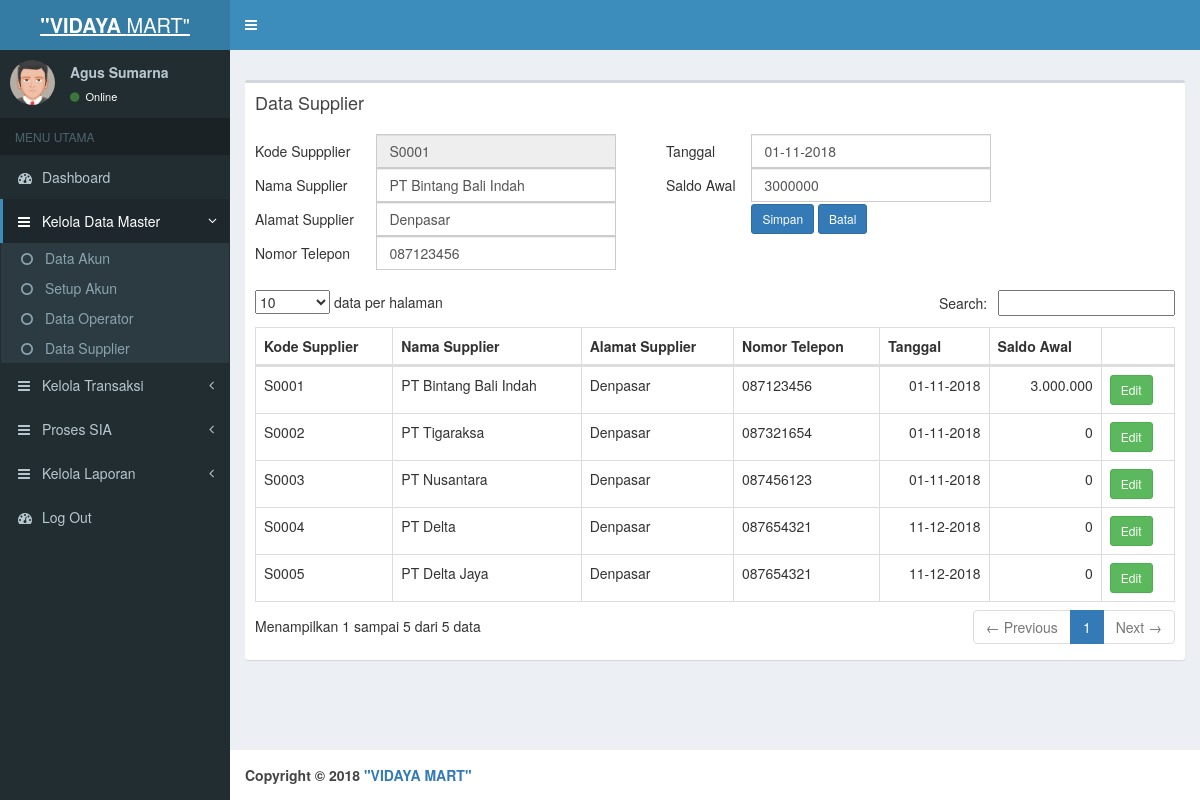
The app's page /index.php?page=data_supplier&id=32 (signed in) with its own data.
### tables this page shows
CREATE TABLE `tabel_supplier` (
  `id_supplier` int(11) NOT NULL AUTO_INCREMENT,
  `kode_supplier` varchar(5) DEFAULT NULL,
  `nama_supplier` varchar(200) DEFAULT NULL,
  `alamat_supplier` text,
  `telepon_supplier` varchar(15) DEFAULT NULL,
  `tanggal` varchar(10) DEFAULT NULL,
  `saldo_awal` double DEFAULT NULL,
  PRIMARY KEY (`id_supplier`)
);

### pages/data_supplier.php (the view, shortened to what this page needs)
<?php
require "koneksi.php";
$querykode=mysqli_query($con,"select * from tabel_supplier order by id_supplier desc limit 1");
$datakode=mysqli_fetch_array($querykode);
if (mysqli_num_rows($querykode) > 0)
{
	$kodemak=(int) substr($datakode[kode_supplier], 2, 4);
	$kodemak++;
	$kodesp = S . sprintf("%04s", $kodemak);
}
else
{
	$kodesp = "S0001";
}
if ($_GET[id])
{
	$cekdata=mysqli_query($con,"select * from tabel_supplier where id_supplier='$_GET[id]'");
	$dataada=mysqli_fetch_array($cekdata);
	$kdsp = $dataada[kode_supplier];
	$tgl=date("d-m-Y", strtotime($dataada[tanggal]));
}
else {
	$kdsp=$kodesp;
	$kdspj='';
	$tgl=date("d-m-Y");
}
?>
<link href="dist/css/jquery-ui.css" rel="stylesheet" type="text/css" />
<div class="box" style="min-height: 450px;">
    <div class="box-header">
      <h3 class="box-title">Data Supplier</h3>
    </div>
    <div class="box-body">
		<form id="simpanvac" name="simpanvac" method="post" action="?page=data_supplier" data-toggle="validator" role="form">
		<table width="80%" border="0">
		  <tr>
		    <td>Kode Suppplier</td>
		    <td><input type="text" name="kdsp" id="kdsp" value="<?php echo $kdsp;?>" readonly="readonly" class="form-control" /></td>
			<td width="50"></td>
		    <td>Tanggal</td>
		    <td>
				<input type="text" name="tglsp" id="tglsp" value="<?php echo $tgl;?>" class="form-control" required />
			</td>
		  </tr>
		  <tr>
		    <td>Nama Supplier</td>
		    <td><input type="text" name="nmsp" id="nmsp" value="<?php echo $dataada[nama_supplier];?>" class="form-control" required  /></td>
			<td></td>
		    <td>Saldo Awal</td>
		    <td>
				<input type="text" name="sasp" id="sasp" class="form-control" value="<?php echo $dataada[saldo_awal];?>" onkeydown="return numbersonly(this, event);" onkeyup="javascript:tandaPemisahTitik(this);" onkeypress="javascript:tandaPemisahTitik(this);"  /></td>
		  </tr>
		  <tr>
		    <td>Alamat Supplier</td>
		    <td><input type="text" name="almsp" id="almsp" class="form-control" value="<?php echo $dataada[alamat_supplier];?>" class="form-control" /></td>
		    <td></td>
			<td>&nbsp;</td>
		    <td>
		    	<input type="submit" name="simpan" class="btn btn-sm btn-primary" value="Simpan">
			    <a href="?page=data_supplier"><input type="button" name="batal" class="btn btn-sm btn-primary" value="Batal"></a>
		  </tr>
		  <tr>
		    <td>Nomor Telepon</td>
		    <td><input type="text" name="telpsp" id="telpsp" class="form-control" value="<?php echo $dataada[telepon_supplier];?>" class="form-control" required   /></td>
		    <td></td>
			<td>&nbsp;</td>
		    <td>&nbsp;</td>
		  </tr>
		</table>
	</form>
		<div style="margin-top: 20px;">
		<table width="100%" class="table table-bordered" id="tabel">
		<thead>
		  <tr>
		    <th>Kode Supplier</th>
		    <th>Nama Supplier</th>
			<th>Alamat Supplier</th>
			<th>Nomor Telepon</th>
			<th>Tanggal</th>
		    <th>Saldo Awal</th>
			<th></th>
		  </tr>
		</thead>
		<tbody>
			<?php
			$query=mysqli_query($con,"select * from tabel_supplier order by kode_supplier asc");
		  while($q=mysqli_fetch_array($query)){
		  ?>
		  <tr>
		    <td><?php echo $q['kode_supplier']?></td>
		    <td><?php echo $q['nama_supplier']?></td>
			<td><?php echo $q['alamat_supplier']?></td>
			<td><?php echo $q['telepon_supplier']?></td>
		   <td align="right" ><?php echo date('d-m-Y',strtotime($q['tanggal'])) ; ?></td>
		    <td align="right"><?php echo number_format($q['saldo_awal'],0,',','.')?></td>
		   <th>
		   	<a class="btn btn-sm btn-success" href="?page=data_supplier&id=<?php echo $q[id_supplier];?>">Edit</a>
		   </th>
		  </tr>
		  <?php
		  }
		  ?>
		</tbody>
		</table>
	</div></div>
</div>

### records on screen
tabel_supplier: kdsp "S0001", tglsp "01-11-2018", nmsp "PT Bintang Bali Indah", sasp "3000000", almsp "Denpasar", telpsp "087123456", kode_supplier "S0001", nama_supplier "PT Bintang Bali Indah", alamat_supplier "Denpasar", telepon_supplier "087123456", tanggal "01-11-2018", saldo_awal "3.000.000"
tabel_supplier: kode_supplier "S0002", nama_supplier "PT Tigaraksa", alamat_supplier "Denpasar", telepon_supplier "087321654", tanggal "01-11-2018", saldo_awal "0"
tabel_supplier: kode_supplier "S0003", nama_supplier "PT Nusantara", alamat_supplier "Denpasar", telepon_supplier "087456123", tanggal "01-11-2018", saldo_awal "0"
tabel_supplier: kode_supplier "S0004", nama_supplier "PT Delta", alamat_supplier "Denpasar", telepon_supplier "087654321", tanggal "11-12-2018", saldo_awal "0"
tabel_supplier: kode_supplier "S0005", nama_supplier "PT Delta Jaya", alamat_supplier "Denpasar", telepon_supplier "087654321", tanggal "11-12-2018", saldo_awal "0"

### other values on screen
$_SESSION['nama'] "Agus Sumarna"
